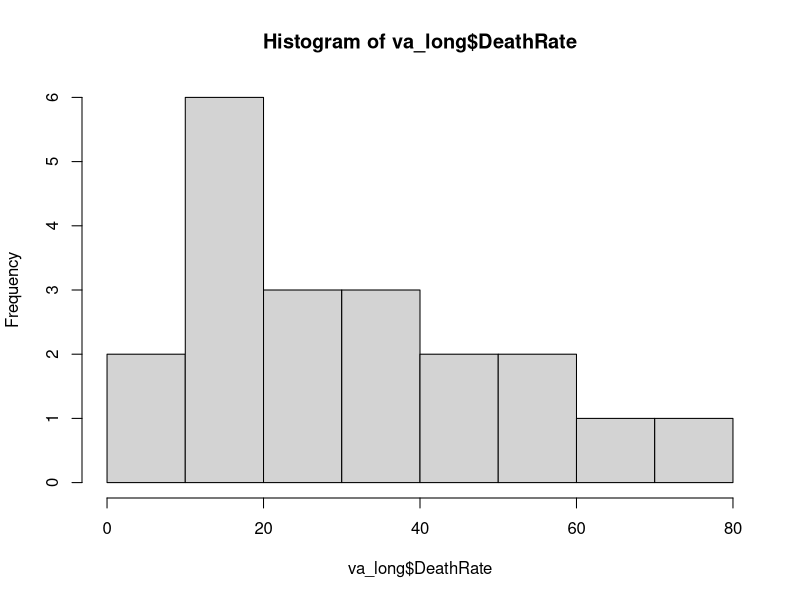
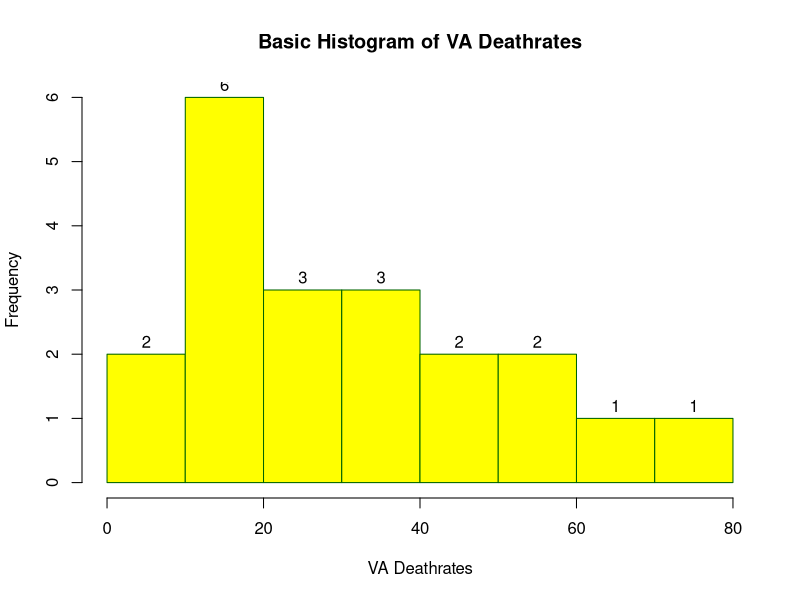
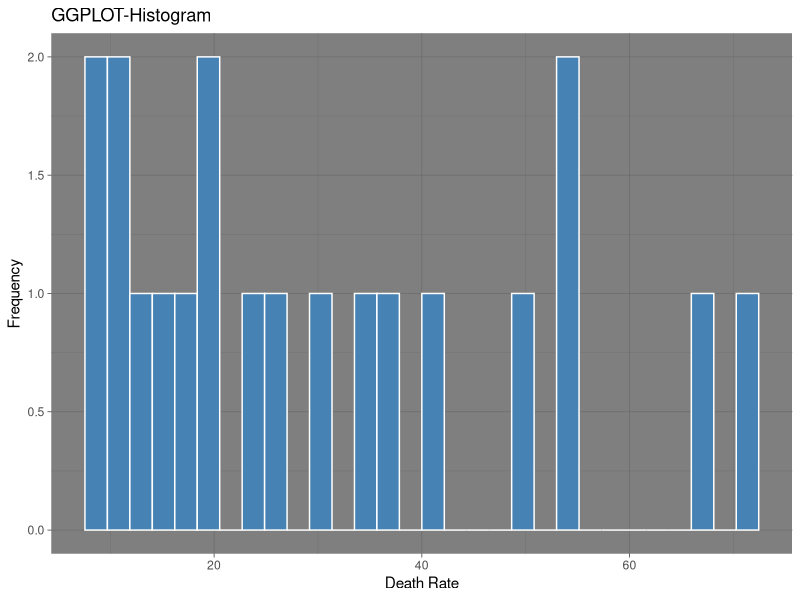

These figures' R source, in order:

#VA Deaths
#To know about data in help panel
?VADeaths
class(VADeaths)
help(class)
va_df <- as.data.frame(VADeaths)
class(va_df)
#To view data as table
View(va_df)
#To create new column in data frame
va_df$AgeGroups <- row.names(VADeaths)
#Changing data into long format using reshape function
va_long=reshape(va_df,direction="long", 
                varying = colnames(VADeaths) ,
                v.names="DeathRate" ,
                timevar="Population" ,
                times=colnames(VADeaths))
va_long

hist(va_long$DeathRate)

help(hist)


hist(va_long$DeathRate,
     main="Basic Histogram of VA Deathrates",
     xlab="VA Deathrates",
     ylab="Frequency",
     labels=TRUE,
     col = "yellow",
     border = "darkgreen")


#Data
#Asthetics -->X,,Y axis to various variables
#Geometry
#Facets
#Statistics
#Coordinates
#Themes
#Labels


library(ggplot2)

ggplot(
  va_long,
  aes(x=DeathRate)
)+
  geom_histogram(fill="steelblue",col="white")+
  
  labs(title="GGPLOT-Histogram",
       x="Death Rate",
       y="Frequency")+
  #facet_wrap(~Population)
  theme_dark()
help(ggplot)

